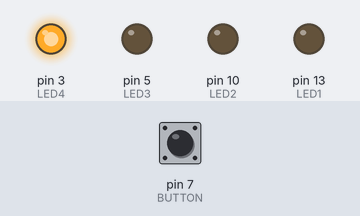
Simulated run of this sketch. Board: Arduino Uno, built with avr-gcc and run on an emulated ATmega328P. Shown: output pins drawn as LEDs (lit = HIGH). Inputs (shaded band) come from the test bench; at power-on: pin 7 (BUTTON) LOW.

Above: at 1.2 s.
1.3 s: pin 7 (BUTTON) pulled HIGH for 0.15 s
At 2.4 s:
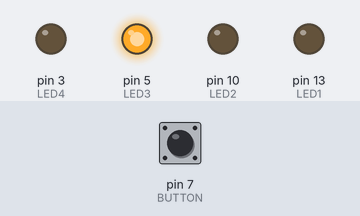
2.9 s: pin 7 (BUTTON) pulled HIGH for 1 s
At 3.6 s:
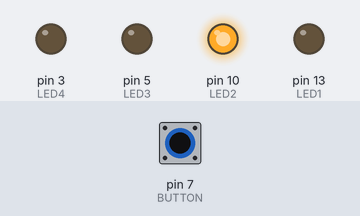
5.4 s: pin 7 (BUTTON) pulled HIGH for 0.15 s
At 6.6 s:
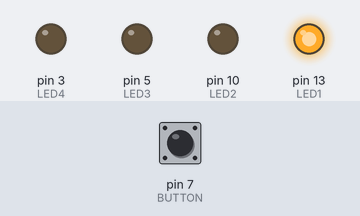
7.0 s: pin 7 (BUTTON) pulled HIGH for 3.2 s
At 7.9 s:
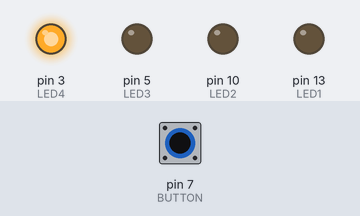
Timing chart, 0 to 10.0 s (numbered marks = the images above; inputs shaded):
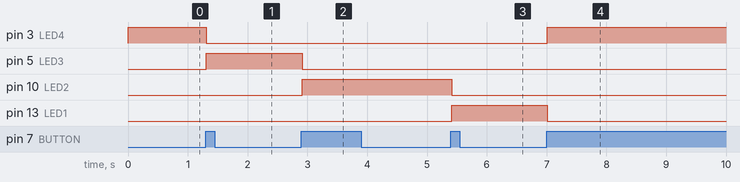

The sketch:

Alternate_4_Lights.ino
```cpp
//keep light on after pressed

const int LED1 = 13;
const int LED2 = 10;
const int LED3 = 5;
const int LED4 = 3;

const int BUTTON = 7;

int val = 0;       //LED Pin
int old_val = 0;   //previous value of val
int state = 0;     //0=off 1=on

void setup()
{
  pinMode(LED1, OUTPUT);
  pinMode(LED2, OUTPUT);
  pinMode(LED3, OUTPUT);
  pinMode(LED4, OUTPUT);
  pinMode(BUTTON, INPUT);
}

void loop()
{
  val = digitalRead(BUTTON);

  if((val == HIGH) && (old_val == LOW))
  {
    if(state+1 == 4)
    {
      state = 0;
    }
    else
    {
      state++;
    }
    delay(10);
  }

   old_val = val;

  if(state == 3)                //light 1 on
  {
    digitalWrite(LED1, HIGH);
    digitalWrite(LED2, LOW);
    digitalWrite(LED3, LOW);
    digitalWrite(LED4, LOW);
  }
  if(state == 2)                //light 2 on
  {
    digitalWrite(LED1, LOW);
    digitalWrite(LED2, HIGH);
    digitalWrite(LED3, LOW);
    digitalWrite(LED4, LOW);
  }
  if(state == 1)                //light 3 on
  {
    digitalWrite(LED1, LOW);
    digitalWrite(LED2, LOW);
    digitalWrite(LED3, HIGH);
    digitalWrite(LED4, LOW);
  }
  if(state == 0)                //light 4 on
  {
    digitalWrite(LED1, LOW);
    digitalWrite(LED2, LOW);
    digitalWrite(LED3, LOW);
    digitalWrite(LED4, HIGH);
  }
}
```

Measured:
- after the input at 1.3 s, pin 3 (LED4): HIGH → LOW at once; pin 5 (LED3): LOW → HIGH at once
- after the input at 2.9 s, pin 5 (LED3): HIGH → LOW at once; pin 10 (LED2): LOW → HIGH at once
- after the input at 5.4 s, pin 10 (LED2): HIGH → LOW at once; pin 13 (LED1): LOW → HIGH at once
- after the input at 7.0 s, pin 3 (LED4): LOW → HIGH at once; pin 13 (LED1): HIGH → LOW at once
